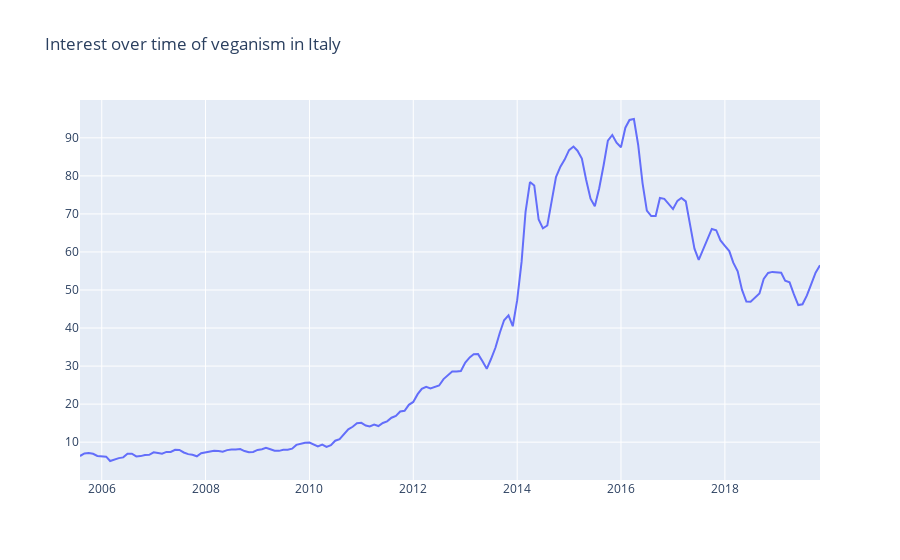

The notebook cell this image was saved under:
### Markdown cell above
Here we can see that something happened in France in April 2016 with the association L214, even the research for meat substitute has increased at that moment. What would be interesting is to find the exact event that happened at that moment.

### Code cell
plot_lines(df_veganism[['IT']], 7, "Interest over time of veganism in Italy")

### Figure 1 — Plotly figure (JSON) as saved in the notebook; plotly's stock layout.template omitted (floating-point values rounded to 4 significant figures; data arrays with more than 128 entries replaced by an {"elided": "..."} marker saying what was removed)
{"data": [{"mode": "lines", "name": "IT", "type": "scatter", "x": {"elided": "172 str values"}, "y": {"elided": "172 float values"}}], "layout": {"autosize": true, "title": {"text": "Interest over time of veganism in Italy"}, "xaxis": {"autorange": true, "range": ["2005-08-01", "2019-11-01"], "type": "date"}, "yaxis": {"autorange": true, "range": [0.05291, 99.95], "type": "linear"}}}
